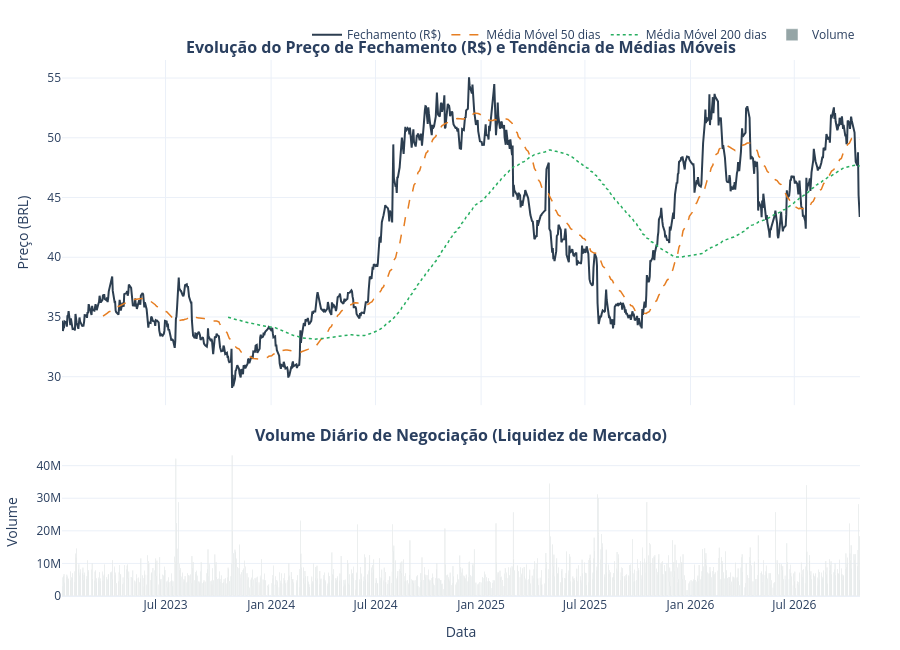

The notebook cell this image was saved under:
### Code cell
# Criando Dashboard Integrado em 2 subplots verticais
fig = make_subplots(
    rows=2, cols=1, 
    shared_xaxes=True,
    vertical_spacing=0.08,
    subplot_titles=(
        '<b>Evolução do Preço de Fechamento (R$) e Tendência de Médias Móveis</b>', 
        '<b>Volume Diário de Negociação (Liquidez de Mercado)</b>'
    ),
    row_heights=[0.7, 0.3]
)

# Painel Superior: Preço de Fechamento e Médias Móveis
fig.add_trace(
    go.Scatter(x=df['Date'], y=df['Close'], name='Fechamento (R$)', line=dict(color='#2c3e50', width=2)),
    row=1, col=1
)
fig.add_trace(
    go.Scatter(x=df['Date'], y=df['MA50'], name='Média Móvel 50 dias', line=dict(color='#e67e22', width=1.5, dash='dash')),
    row=1, col=1
)
fig.add_trace(
    go.Scatter(x=df['Date'], y=df['MA200'], name='Média Móvel 200 dias', line=dict(color='#27ae60', width=1.5, dash='dot')),
    row=1, col=1
)

# Painel Inferior: Volume Negociado
fig.add_trace(
    go.Bar(x=df['Date'], y=df['Volume'], name='Volume', marker_color='#95a5a6'),
    row=2, col=1
)

# Personalização e Layout Profissional
fig.update_layout(
    height=650,
    template='plotly_white',
    hovermode='x unified',
    margin=dict(l=40, r=40, t=60, b=40),
    legend=dict(orientation="h", yanchor="bottom", y=1.02, xanchor="right", x=1)
)

fig.update_yaxes(title_text="Preço (BRL)", row=1, col=1)
fig.update_yaxes(title_text="Volume", row=2, col=1)
fig.update_xaxes(title_text="Data", row=2, col=1)

fig.show()

### Figure 1 — Plotly figure (JSON) as saved in the notebook; plotly's stock layout.template omitted (floating-point values rounded to 4 significant figures; data arrays with more than 128 entries replaced by an {"elided": "..."} marker saying what was removed)
{"data": [{"line": {"color": "#2c3e50", "width": 2}, "name": "Fechamento (R$)", "type": "scatter", "x": {"elided": "952 str values"}, "xaxis": "x", "y": {"elided": "952 float values"}, "yaxis": "y"}, {"line": {"color": "#e67e22", "dash": "dash", "width": 1.5}, "name": "Média Móvel 50 dias", "type": "scatter", "x": {"elided": "952 str values"}, "xaxis": "x", "y": {"elided": "952 float values"}, "yaxis": "y"}, {"line": {"color": "#27ae60", "dash": "dot", "width": 1.5}, "name": "Média Móvel 200 dias", "type": "scatter", "x": {"elided": "952 str values"}, "xaxis": "x", "y": {"elided": "952 float values"}, "yaxis": "y"}, {"marker": {"color": "#95a5a6"}, "name": "Volume", "type": "bar", "x": {"elided": "952 str values"}, "xaxis": "x2", "y": {"elided": "952 int values"}, "yaxis": "y2"}], "layout": {"annotations": [{"font": {"size": 16}, "showarrow": false, "text": "<b>Evolução do Preço de Fechamento (R$) e Tendência de Médias Móveis</b>", "x": 0.5, "xanchor": "center", "xref": "paper", "y": 1, "yanchor": "bottom", "yref": "paper"}, {"font": {"size": 16}, "showarrow": false, "text": "<b>Volume Diário de Negociação (Liquidez de Mercado)</b>", "x": 0.5, "xanchor": "center", "xref": "paper", "y": 0.276, "yanchor": "bottom", "yref": "paper"}], "height": 650, "hovermode": "x unified", "legend": {"orientation": "h", "x": 1, "xanchor": "right", "y": 1.02, "yanchor": "bottom"}, "margin": {"b": 40, "l": 40, "r": 40, "t": 60}, "xaxis": {"anchor": "y", "domain": [0, 1], "matches": "x2", "showticklabels": false}, "xaxis2": {"anchor": "y2", "domain": [0, 1], "title": {"text": "Data"}}, "yaxis": {"anchor": "x", "domain": [0.356, 1], "title": {"text": "Preço (BRL)"}}, "yaxis2": {"anchor": "x2", "domain": [0, 0.276], "title": {"text": "Volume"}}}}
